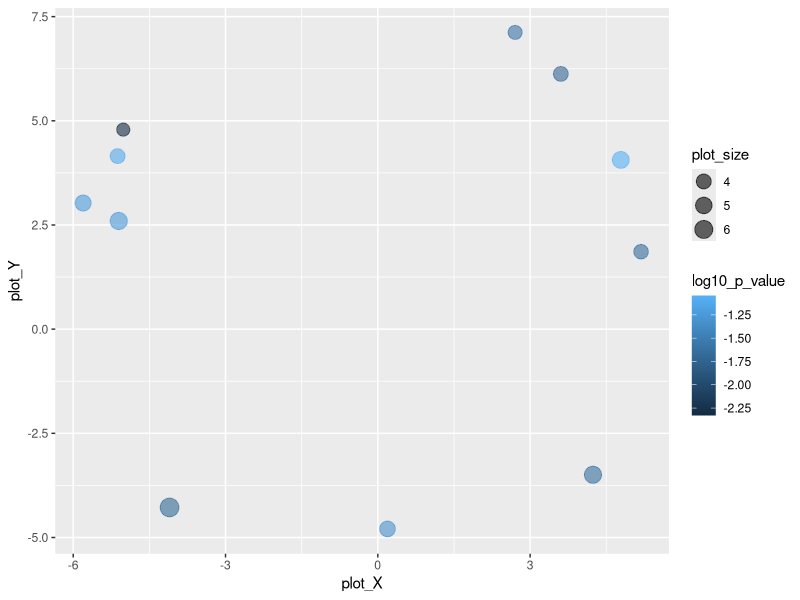

R code for this plot: (Note: this script raises an error after producing the figure.)


# A plotting R script produced by the REVIGO server at http://revigo.irb.hr/
# If you found REVIGO useful in your work, please cite the following reference:
# Supek F et al. "REVIGO summarizes and visualizes long lists of Gene Ontology
# terms" PLoS ONE 2011. doi:10.1371/journal.pone.0021800


# --------------------------------------------------------------------------
# If you don't have the ggplot2 package installed, uncomment the following line:
# install.packages( "ggplot2" );
library( ggplot2 );
# --------------------------------------------------------------------------
# If you don't have the scales package installed, uncomment the following line:
# install.packages( "scales" );
library( scales );


# --------------------------------------------------------------------------
# Here is your data from REVIGO. Scroll down for plot configuration options.

revigo.names <- c("term_ID","description","frequency_%","plot_X","plot_Y","plot_size","log10_p_value","uniqueness","dispensability");
revigo.data <- rbind(c("GO:0000287","magnesium ion binding", 1.785, 4.238,-3.495, 5.400,-1.6364,0.796,0.000),
c("GO:0004001","adenosine kinase activity", 0.008,-5.014, 4.789, 3.060,-2.3279,0.570,0.000),
c("GO:0004427","inorganic diphosphatase activity", 0.064, 3.605, 6.126, 3.954,-1.7077,0.677,0.017),
c("GO:0061783","peptidoglycan muralytic activity", 0.218, 0.191,-4.794, 4.486,-1.3206,0.778,0.021),
c("GO:0003676","nucleic acid binding",21.226,-4.102,-4.279, 6.475,-1.7011,0.832,0.093),
c("GO:0003796","lysozyme activity", 0.045, 5.185, 1.859, 3.806,-1.6635,0.706,0.155),
c("GO:0017171","serine hydrolase activity", 1.238, 4.786, 4.062, 5.241,-1.0443,0.689,0.199),
c("GO:0003998","acylphosphatase activity", 0.024, 2.705, 7.121, 3.528,-1.5884,0.683,0.311),
c("GO:0016779","nucleotidyltransferase activity", 1.954,-5.103, 2.596, 5.439,-1.2441,0.589,0.338),
c("GO:0019205","nucleobase-containing compound kinase activity", 0.345,-5.804, 3.027, 4.686,-1.2366,0.587,0.470),
c("GO:0019206","nucleoside kinase activity", 0.065,-5.126, 4.153, 3.962,-1.1141,0.550,0.675));

one.data <- data.frame(revigo.data);
names(one.data) <- revigo.names;
one.data <- one.data [(one.data$plot_X != "null" & one.data$plot_Y != "null"), ];
one.data$plot_X <- as.numeric( as.character(one.data$plot_X) );
one.data$plot_Y <- as.numeric( as.character(one.data$plot_Y) );
one.data$plot_size <- as.numeric( as.character(one.data$plot_size) );
one.data$log10_p_value <- as.numeric( as.character(one.data$log10_p_value) );
one.data$frequency <- as.numeric( as.character(one.data$frequency) );
one.data$uniqueness <- as.numeric( as.character(one.data$uniqueness) );
one.data$dispensability <- as.numeric( as.character(one.data$dispensability) );
#head(one.data);



# --------------------------------------------------------------------------
# Names of the axes, sizes of the numbers and letters, names of the columns,
# etc. can be changed below

p1 <- ggplot( data = one.data );
p1 <- p1 + geom_point( aes( plot_X, plot_Y, colour = log10_p_value, size = plot_size), alpha = I(0.6) ) + scale_size_area();
p1 <- p1 + scale_colour_gradientn( colours = c(goodCols[1], goodCols[2], goodCols[3], goodCols[5]), limits = c( min(one.data$log10_p_value), 0) );
p1 <- p1 + geom_point( aes(plot_X, plot_Y, size = plot_size), shape = 21, fill = "transparent", colour = I (alpha ("black", 0.6) )) + scale_size_area();
p1 <- p1 + scale_size( range=c(5, 30)) + theme_bw(); # + scale_fill_gradientn(colours = heat_hcl(7), limits = c(-300, 0) );
ex <- one.data [ one.data$dispensability < 0.15, ]; 
p1 <- p1 + geom_label( data = ex, aes(plot_X, plot_Y, label = description), colour = I(alpha("black", 0.85)), size = 4 );
p1 <- p1 + labs (y = "semantic space x", x = "semantic space y");
p1 <- p1 + theme(legend.key = element_blank()) ;
one.x_range = max(one.data$plot_X) - min(one.data$plot_X);
one.y_range = max(one.data$plot_Y) - min(one.data$plot_Y);
p1 <- p1 + xlim(min(one.data$plot_X)-one.x_range/10,max(one.data$plot_X)+one.x_range/10);
p1 <- p1 + ylim(min(one.data$plot_Y)-one.y_range/10,max(one.data$plot_Y)+one.y_range/10);



# --------------------------------------------------------------------------
# Output the plot to screen

p1;

# Uncomment the line below to also save the plot to a file.
# The file type depends on the extension (default=pdf).

# ggsave("C:/Users/path_to_your_file/revigo-plot.pdf");
dev.print(pdf,"/Users/lukas/sciebo/inquilineGenomics18/GOenrichment/revigo/RELAX.MF.intensified.revigo.pdf",width=10,height=8);